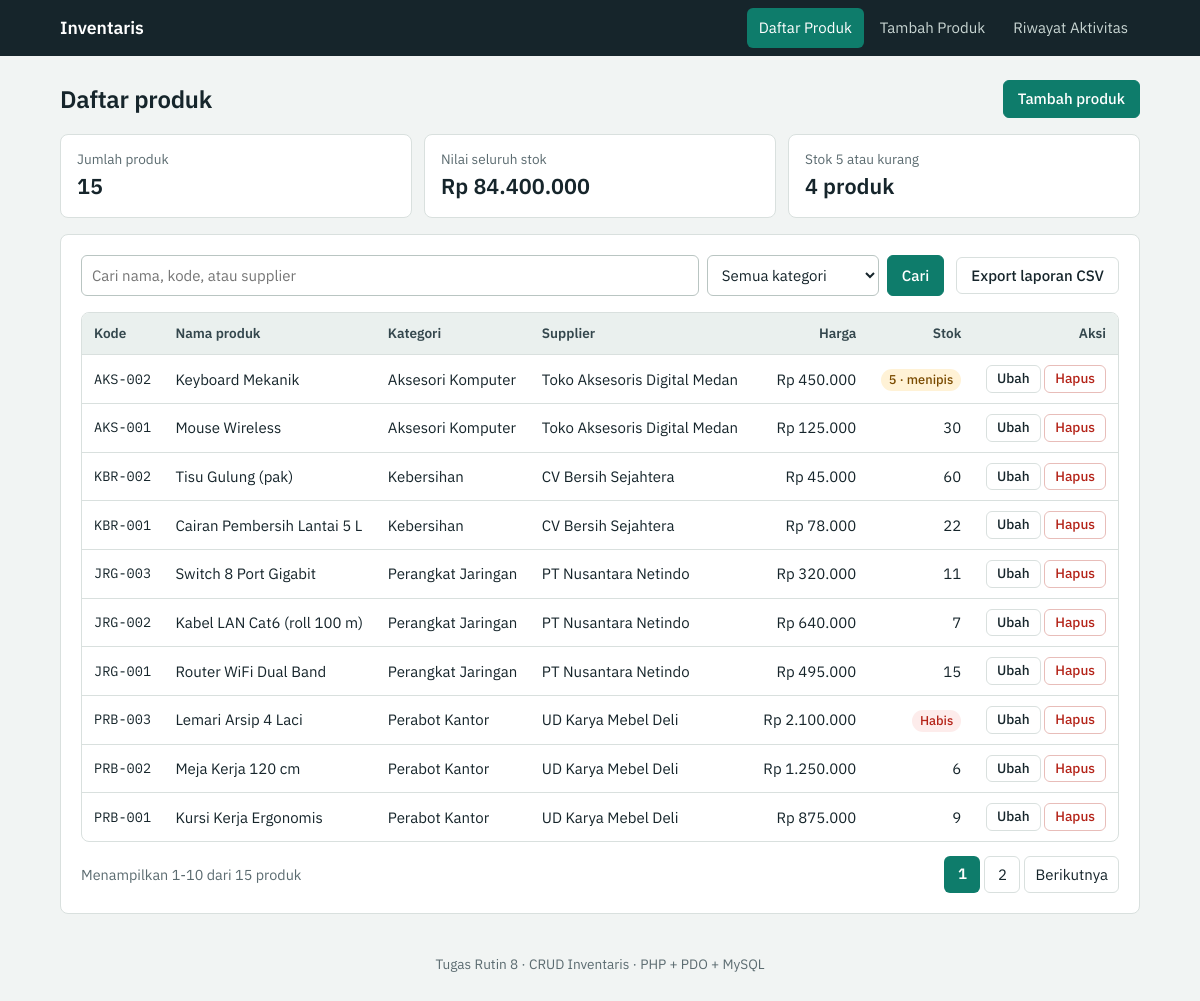
The page / on the database its author committed.
### tables this page shows
CREATE TABLE produk (
    id_produk   INT UNSIGNED  NOT NULL AUTO_INCREMENT,
    kode_produk VARCHAR(20)   NOT NULL,
    nama_produk VARCHAR(100)  NOT NULL,
    id_kategori INT UNSIGNED  NOT NULL,
    id_supplier INT UNSIGNED  NOT NULL,
    harga       DECIMAL(12,2) NOT NULL DEFAULT 0,
    stok        INT UNSIGNED  NOT NULL DEFAULT 0,
    created_at  TIMESTAMP     NOT NULL DEFAULT CURRENT_TIMESTAMP,
    updated_at  TIMESTAMP     NOT NULL DEFAULT CURRENT_TIMESTAMP ON UPDATE CURRENT_TIMESTAMP,
    PRIMARY KEY (id_produk),
    UNIQUE KEY uq_produk_kode (kode_produk),
    KEY idx_produk_kategori (id_kategori),
    KEY idx_produk_supplier (id_supplier),
    CONSTRAINT fk_produk_kategori
        FOREIGN KEY (id_kategori) REFERENCES kategori (id_kategori)
        ON UPDATE CASCADE ON DELETE RESTRICT,
    CONSTRAINT fk_produk_supplier
        FOREIGN KEY (id_supplier) REFERENCES supplier (id_supplier)
        ON UPDATE CASCADE ON DELETE RESTRICT
);

CREATE TABLE kategori (
    id_kategori   INT UNSIGNED NOT NULL AUTO_INCREMENT,
    nama_kategori VARCHAR(60)  NOT NULL,
    deskripsi     VARCHAR(255) DEFAULT NULL,
    PRIMARY KEY (id_kategori),
    UNIQUE KEY uq_kategori_nama (nama_kategori)
);

CREATE TABLE supplier (
    id_supplier   INT UNSIGNED NOT NULL AUTO_INCREMENT,
    nama_supplier VARCHAR(100) NOT NULL,
    kontak        VARCHAR(80)  DEFAULT NULL,
    telepon       VARCHAR(25)  DEFAULT NULL,
    alamat        VARCHAR(255) DEFAULT NULL,
    PRIMARY KEY (id_supplier),
    UNIQUE KEY uq_supplier_nama (nama_supplier)
);

### config/config.php (called while the page is built)
<?php
return [
    'db' => [
        'host'    => getenv('DB_HOST') ?: '127.0.0.1',
        'port'    => (int) (getenv('DB_PORT') ?: 3306),
        'name'    => getenv('DB_NAME') ?: 'inventaris_db',
        'user'    => getenv('DB_USER') ?: 'root',
        'pass'    => getenv('DB_PASS') !== false ? getenv('DB_PASS') : '',
        'charset' => 'utf8mb4',
    ],
    'per_page'     => 10,
    'stok_menipis' => 5,
];

### src/Database.php (called while the page is built, shortened)
<?php
final class Database
{
    private function __construct()
    {
        $cfg = (require __DIR__ . '/../config/config.php')['db'];
    }
}

### src/bootstrap.php (called while the page is built, shortened)
<?php
require_once __DIR__ . '/Database.php';
require_once __DIR__ . '/helpers.php';
require_once __DIR__ . '/produk_repo.php';
function config(string $key, $default = null)
{
    static $cfg = null;
    $cfg ??= require __DIR__ . '/../config/config.php';
    return $cfg[$key] ?? $default;
}

### src/produk_repo.php (called while the page is built, shortened)
<?php
function filter_produk(string $q, int $kategori): array
{
    $where = [];
    $params = [];
    return [$where ? 'WHERE ' . implode(' AND ', $where) : '', $params];
}
function hitung_produk(PDO $pdo, string $q, int $kategori): int
{
    [$where, $params] = filter_produk($q, $kategori);
    $stmt = $pdo->prepare('SELECT COUNT(*) ' . SQL_DASAR_PRODUK . " $where");
    $stmt->execute($params);
    return (int) $stmt->fetchColumn();
}
function ambil_produk(PDO $pdo, string $q, int $kategori, ?int $limit = null, int $offset = 0): array
{
    [$where, $params] = filter_produk($q, $kategori);
    $sql = 'SELECT p.id_produk, p.kode_produk, p.nama_produk, p.harga, p.stok,
                   k.nama_kategori, s.nama_supplier '
         . SQL_DASAR_PRODUK . " $where ORDER BY p.id_produk DESC";
    if ($limit !== null) {
        $sql .= ' LIMIT :limit OFFSET :offset';
    }
    $stmt = $pdo->prepare($sql);
    if ($limit !== null) {
        $stmt->bindValue(':limit', $limit, PDO::PARAM_INT);
        $stmt->bindValue(':offset', $offset, PDO::PARAM_INT);
    }
    $stmt->execute();
    return $stmt->fetchAll();
}
function ringkasan_inventaris(PDO $pdo, int $batasMenipis): array
{
    $stmt = $pdo->prepare(
        'SELECT COUNT(*) AS total,
                COALESCE(SUM(harga * stok), 0) AS nilai,
                COALESCE(SUM(stok <= :batas), 0) AS menipis
         FROM produk'
    );
    $stmt->bindValue(':batas', $batasMenipis, PDO::PARAM_INT);
    $stmt->execute();
    return $stmt->fetch();
}

### src/helpers.php (called while the page is built, shortened)
<?php
function e($nilai): string
{
    return htmlspecialchars((string) $nilai, ENT_QUOTES | ENT_SUBSTITUTE, 'UTF-8');
}
function rupiah($angka): string
{
    return 'Rp ' . number_format((float) $angka, 0, ',', '.');
}
function url_dengan(string $file, array $params): string
{
    $params = array_filter($params, fn($v) => $v !== '' && $v !== null && $v !== 0);
    return $file . ($params ? '?' . http_build_query($params) : '');
}
function daftar_halaman(int $sekarang, int $total): array
{
    $hasil = [];
    $tampil = array_unique(array_filter([
        1, $total, $sekarang - 1, $sekarang, $sekarang + 1,
    ], fn($p) => $p >= 1 && $p <= $total));
    sort($tampil);
    $prev = 0;
    foreach ($tampil as $p) {
        $hasil[] = $p;
        $prev = $p;
    }
    return $hasil;
}

### index.php (the view, shortened to what this page needs)
<?php
require __DIR__ . '/src/bootstrap.php';
$pdo = db();
$q        = trim((string) ($_GET['q'] ?? ''));
$q        = mb_substr($q, 0, 100, 'UTF-8');
$kategori = (int) filter_var($_GET['kategori'] ?? 0, FILTER_VALIDATE_INT, ['options' => ['default' => 0, 'min_range' => 0]]);
$halaman  = (int) filter_var($_GET['hal'] ?? 1, FILTER_VALIDATE_INT, ['options' => ['default' => 1, 'min_range' => 1]]);
$perHalaman   = (int) config('per_page', 10);
$batasMenipis = (int) config('stok_menipis', 5);
$total        = hitung_produk($pdo, $q, $kategori);
$totalHalaman = max(1, (int) ceil($total / $perHalaman));
$halaman      = min($halaman, $totalHalaman);
$offset       = ($halaman - 1) * $perHalaman;
$daftarProduk   = ambil_produk($pdo, $q, $kategori, $perHalaman, $offset);
$ringkasan      = ringkasan_inventaris($pdo, $batasMenipis);
$filter = ['q' => $q, 'kategori' => $kategori];
$dari   = $total ? $offset + 1 : 0;
$sampai = $offset + count($daftarProduk);
$menu  = 'produk';
require __DIR__ . '/partials/header.php';
?>
<div class="page-head">
    <h1>Daftar produk</h1>
    <a class="btn btn-primary" href="create.php">Tambah produk</a>
</div>
<div class="stats">
    <div class="stat"><span class="stat-label">Jumlah produk</span><span class="stat-value"><?= e(number_format((int) $ringkasan['total'], 0, ',', '.')) ?></span></div>
    <div class="stat"><span class="stat-label">Nilai seluruh stok</span><span class="stat-value"><?= e(rupiah($ringkasan['nilai'])) ?></span></div>
    <div class="stat"><span class="stat-label">Stok <?= e($batasMenipis) ?> atau kurang</span><span class="stat-value"><?= e((int) $ringkasan['menipis']) ?> produk</span></div>
</div>
<section class="panel">
    <form method="get" action="index.php" class="toolbar" role="search">
        <div class="toolbar-fields">
            <input type="search" id="q" name="q" value="<?= e($q) ?>" maxlength="100"
                   placeholder="Cari nama, kode, atau supplier">
            <select id="kategori" name="kategori">
                <option value="0">Semua kategori</option>
            </select>
            <button type="submit" class="btn btn-primary">Cari</button>
        </div>
        <a class="btn" href="<?= e(url_dengan('export.php', $filter)) ?>">Export laporan CSV</a>
    </form>
    <?php if (!$daftarProduk): ?>
        <div class="empty">
            <?php if ($q !== '' || $kategori > 0): ?>
                <p><strong>Tidak ada produk yang cocok.</strong></p>
                <p>Ubah kata kunci atau pilih kategori lain.</p>
                <a class="btn" href="index.php">Tampilkan semua produk</a>
            <?php else: ?>
                <p><strong>Belum ada produk.</strong></p>
                <p>Tambahkan produk pertama untuk mulai mencatat inventaris.</p>
                <a class="btn btn-primary" href="create.php">Tambah produk</a>
            <?php endif; ?>
        </div>
    <?php else: ?>
        <div class="table-wrap">
            <table>
                <thead>
                    <tr>
                        <th scope="col">Kode</th>
                        <th scope="col">Nama produk</th>
                        <th scope="col">Kategori</th>
                        <th scope="col">Supplier</th>
                        <th scope="col" class="num">Harga</th>
                        <th scope="col" class="num">Stok</th>
                        <th scope="col" class="aksi">Aksi</th>
                    </tr>
                </thead>
                <tbody>
                <?php foreach ($daftarProduk as $p): ?>
                    <tr>
                        <td class="kode"><?= e($p['kode_produk']) ?></td>
                        <td><?= e($p['nama_produk']) ?></td>
                        <td><?= e($p['nama_kategori']) ?></td>
                        <td><?= e($p['nama_supplier']) ?></td>
                        <td class="num"><?= e(rupiah($p['harga'])) ?></td>
                        <td class="num">
                            <?php $stok = (int) $p['stok']; ?>
                            <?php if ($stok === 0): ?>
                                <span class="badge badge-habis">Habis</span>
                            <?php elseif ($stok <= $batasMenipis): ?>
                                <span class="badge badge-menipis"><?= e($stok) ?> &middot; menipis</span>
                            <?php else: ?>
                                <?= e($stok) ?>
                            <?php endif; ?>
                        </td>
                        <td class="aksi">
                            <a class="btn btn-sm" href="edit.php?id=<?= e($p['id_produk']) ?>">Ubah</a>
                            <a class="btn btn-sm btn-danger-outline btn-hapus"
                               href="delete.php?id=<?= e($p['id_produk']) ?>"
                               data-id="<?= e($p['id_produk']) ?>"
                               data-nama="<?= e($p['nama_produk']) ?>"
                               data-kode="<?= e($p['kode_produk']) ?>">Hapus</a>
                        </td>
                    </tr>
                <?php endforeach; ?>
                </tbody>
            </table>
        </div>
        <div class="pager-row">
            <p class="subtle">Menampilkan <?= e($dari) ?>-<?= e($sampai) ?> dari <?= e($total) ?> produk</p>
            <?php if ($totalHalaman > 1): ?>
                <nav class="pager" aria-label="Halaman">
                    <?php foreach (daftar_halaman($halaman, $totalHalaman) as $n): ?>
                        <?php if ($n === null): ?>
                            <span class="gap">&hellip;</span>
                        <?php elseif ($n === $halaman): ?>
                            <span class="current" aria-current="page"><?= e($n) ?></span>
                        <?php else: ?>
                            <a href="<?= e(url_dengan('index.php', $filter + ['hal' => $n])) ?>"><?= e($n) ?></a>
                        <?php endif; ?>
                    <?php endforeach; ?>
                    <?php if ($halaman < $totalHalaman): ?>
                        <a href="<?= e(url_dengan('index.php', $filter + ['hal' => $halaman + 1])) ?>">Berikutnya</a>
                    <?php endif; ?>
                </nav>
            <?php endif; ?>
        </div>
    <?php endif; ?>
</section>
<?php require __DIR__ . '/partials/footer.php'; ?>

### partials/header.php (shortened to what this page needs)
<?php
$menu  = $menu ?? '';
?>
<!DOCTYPE html>
<html lang="id">
<head>
    <link rel="stylesheet" href="assets/style.css">
</head>
<body>
<header class="topbar">
    <div class="topbar-inner">
        <a class="brand" href="index.php">Inventaris</a>
        <nav class="nav" aria-label="Menu utama">
            <a href="index.php" <?= $menu === 'produk' ? 'aria-current="page"' : '' ?>>Daftar Produk</a>
            <a href="create.php" <?= $menu === 'tambah' ? 'aria-current="page"' : '' ?>>Tambah Produk</a>
            <a href="logs.php" <?= $menu === 'log' ? 'aria-current="page"' : '' ?>>Riwayat Aktivitas</a>
        </nav>
    </div>
</header>
<main class="container">

### partials/footer.php (shortened to what this page needs)
</main>
<footer class="footer">Tugas Rutin 8 &middot; CRUD Inventaris &middot; PHP + PDO + MySQL</footer>
</body>
</html>

### rows shown on the page
produk: kode_produk "AKS-002", nama_produk "Keyboard Mekanik", id_kategori.nama_kategori "Aksesori Komputer", id_supplier.nama_supplier "Toko Aksesoris Digital Medan", harga "Rp 450.000", stok "5"
produk: kode_produk "AKS-001", nama_produk "Mouse Wireless", id_kategori.nama_kategori "Aksesori Komputer", id_supplier.nama_supplier "Toko Aksesoris Digital Medan", harga "Rp 125.000", stok "30"
produk: kode_produk "KBR-002", nama_produk "Tisu Gulung (pak)", id_kategori.nama_kategori "Kebersihan", id_supplier.nama_supplier "CV Bersih Sejahtera", harga "Rp 45.000", stok "60"
produk: kode_produk "KBR-001", nama_produk "Cairan Pembersih Lantai 5 L", id_kategori.nama_kategori "Kebersihan", id_supplier.nama_supplier "CV Bersih Sejahtera", harga "Rp 78.000", stok "22"
produk: kode_produk "JRG-003", nama_produk "Switch 8 Port Gigabit", id_kategori.nama_kategori "Perangkat Jaringan", id_supplier.nama_supplier "PT Nusantara Netindo", harga "Rp 320.000", stok "11"
produk: kode_produk "JRG-002", nama_produk "Kabel LAN Cat6 (roll 100 m)", id_kategori.nama_kategori "Perangkat Jaringan", id_supplier.nama_supplier "PT Nusantara Netindo", harga "Rp 640.000", stok "7"
produk: kode_produk "JRG-001", nama_produk "Router WiFi Dual Band", id_kategori.nama_kategori "Perangkat Jaringan", id_supplier.nama_supplier "PT Nusantara Netindo", harga "Rp 495.000", stok "15"
produk: kode_produk "PRB-003", nama_produk "Lemari Arsip 4 Laci", id_kategori.nama_kategori "Perabot Kantor", id_supplier.nama_supplier "UD Karya Mebel Deli", harga "Rp 2.100.000", stok "Habis"
produk: kode_produk "PRB-002", nama_produk "Meja Kerja 120 cm", id_kategori.nama_kategori "Perabot Kantor", id_supplier.nama_supplier "UD Karya Mebel Deli", harga "Rp 1.250.000", stok "6"
produk: kode_produk "PRB-001", nama_produk "Kursi Kerja Ergonomis", id_kategori.nama_kategori "Perabot Kantor", id_supplier.nama_supplier "UD Karya Mebel Deli", harga "Rp 875.000", stok "9"

### other values the page prints
$ringkasan['total'] "15"
rupiah($ringkasan['nilai']) "Rp 84.400.000"
$batasMenipis "5"
$ringkasan['menipis'] "4"
$dari "1"
$sampai "10"
$total "15"
$n "1"
$n "2"
